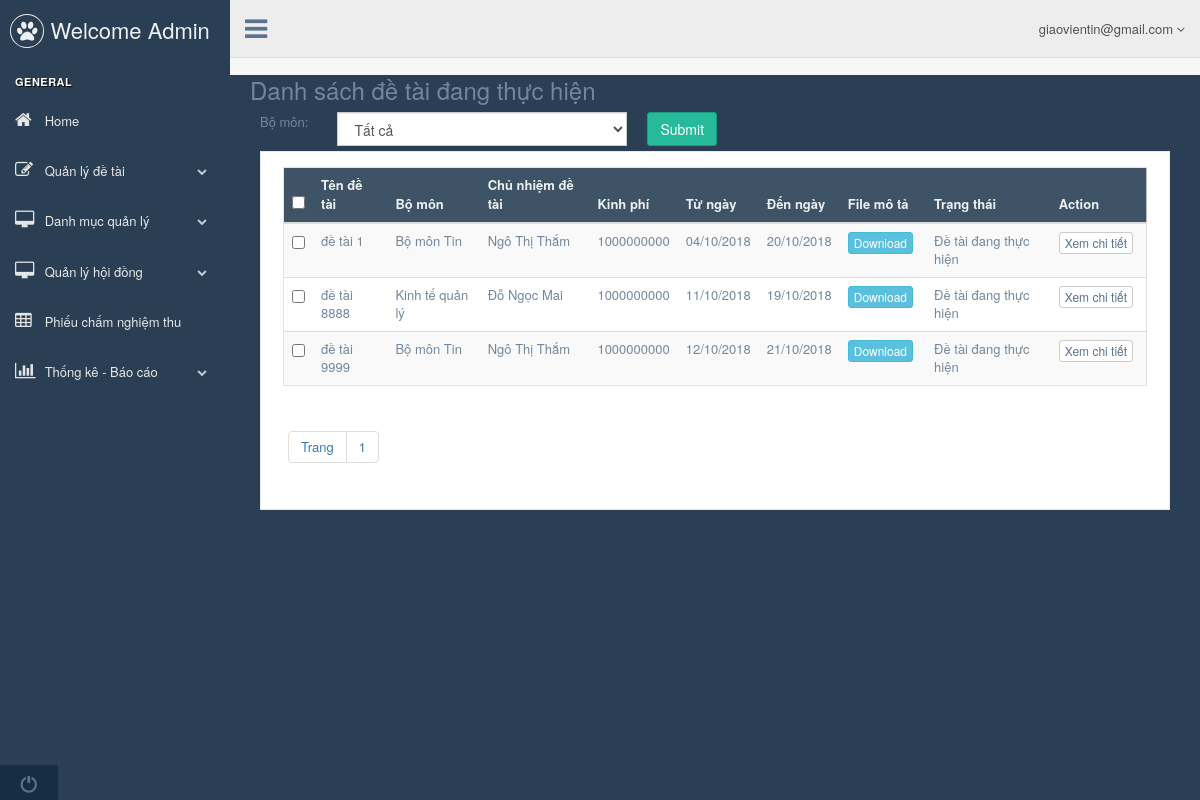
The app's page /admin.php?controller=detaidangthuchien (signed in) with its own data.
### tables this page shows
CREATE TABLE `tbl_detai` (
  `pk_madetai_id` int(11) NOT NULL,
  `fk_user_id` int(11) NOT NULL,
  `fk_user_hoi_dong` int(11) NOT NULL,
  `c_tendetai` varchar(500) NOT NULL,
  `c_noidungnghiencuu` varchar(1000) NOT NULL,
  `c_kinhphi` float NOT NULL,
  `c_tungay` date NOT NULL,
  `c_denngay` date NOT NULL,
  `c_trangthai` int(11) NOT NULL,
  `file_mo_ta` text NOT NULL
);

CREATE TABLE `tbl_bomon` (
  `pk_mabomon_id` int(11) NOT NULL,
  `c_tenbomon` varchar(500) NOT NULL,
  `c_truongbomon` varchar(500) NOT NULL,
  `fk_user_id` int(11) NOT NULL
);

CREATE TABLE `tbl_user` (
  `pk_user_id` int(11) NOT NULL,
  `c_fullname` varchar(500) NOT NULL,
  `fk_mabomon_id` int(11) NOT NULL,
  `c_hocham` varchar(500) NOT NULL,
  `c_hocvi` varchar(500) NOT NULL,
  `c_ngaysinh` date NOT NULL,
  `c_diachi` varchar(500) NOT NULL,
  `c_sdt` int(11) NOT NULL,
  `c_email` varchar(500) NOT NULL,
  `c_password` varchar(500) NOT NULL,
  `UserType` int(11) NOT NULL
);

### admin.php (called while the page is built, shortened)
<?php
	include "config.php";
	include "model/model.php";
	if(isset($_SESSION["SS_USER"]) == false)
		include "controller/backend/controller_login.php";
	else{
		include "view/backend/master.php";
	}
 ?>

### model/model.php (called while the page is built, shortened)
<?php
	class model{
		public function get_all($sql){
			global $db;
			$result = mysqli_query($db,$sql);
			$arr = array();
			while($rows = mysqli_fetch_object($result))
				$arr[] = $rows;
			return $arr;
		}
		public function get_a_record($sql){
			global $db;
			$result = mysqli_query($db,$sql);
			$rows = mysqli_fetch_object($result);
			return $rows;
		}
		public function num_rows($sql){
			global $db;
			$result = mysqli_query($db,$sql);
			return mysqli_num_rows($result);
		}
	}
 ?>

### view/backend/view_detaidangthuchien.php (the view, shortened to what this page needs)
<div class="right_col" role="main">
  <div class="">
    <div class="page-title">
      <div class="title_left">
        <h3>Danh sách đề tài đang thực hiện</h3>
      </div>
      <form method="post" enctype="multipart/form-data" action="<?php echo $form_action; ?>">
        <div class="clearfix"></div>
        <div class="control-label col-md-0 col-sm-1 col-xs-12">Bộ môn:</div>
        <div class="col-md-4 col-sm-4 col-xs-12" >
          <select class="form-control" name="bomon" id="bomon">
            <option value="0">Tất cả</option>
             <?php
                $bomon = $this->model->get_all("select * from tbl_bomon order by pk_mabomon_id desc");
               ?>
          </select>
        </div>
        <div class="control-label col-md-0 col-sm-1 col-xs-12">
          <button type="submit" name="Process" value="Process" class="btn btn-success">Submit</button>
        </div>
      </form>
      <div class="col-md-12 col-sm-12 col-xs-12">
        <div class="x_panel">
          <div class="x_content">
            <div class="table-responsive">
              <table class="table table-striped jambo_table bulk_action">
                <thead>
                  <tr class="headings">
                    <th>
                      <input type="checkbox" id="check-all" class="flat">
                    </th>
                    <th class="column-title">Tên đề tài </th>
                    <th class="column-title">Bộ môn </th>
                    <th class="column-title">Chủ nhiệm đề tài </th>
                    <th class="column-title">Kinh phí </th>
                    <th class="column-title">Từ ngày </th>
                    <th class="column-title">Đến ngày </th>
                    <th class="column-title">File mô tả </th>
                    <th class="column-title">Trạng thái </th>
                    <th class="column-title">Action </th>
                  </tr>
                </thead>
                <tbody>
                <?php foreach($arr as $rows): ?>
                  <tr class="even pointer">
                    <td class="a-center ">
                      <input type="checkbox" class="flat" name="table_records">
                    </td>
                    <td class=" "><?php echo $rows->c_tendetai; ?></td>
                     <td class=" ">
                      <?php
                        $bomon = $this->model->get_a_record("select c_tenbomon from tbl_bomon where pk_mabomon_id={$rows->fk_mabomon_id}");
                        echo isset($bomon->c_tenbomon)?$bomon->c_tenbomon:"";
                      ?>
                    </td>
                    <td class=" ">
                      <?php
                        $item = $this->model->get_a_record(" select * from tbl_user where pk_user_id =".$rows->fk_user_id);
                      echo (isset($item)&&$item != null && (isset($item->c_fullname))?$item->c_fullname:"");
                      ?>
                    </td>
                    <td class=" "><?php echo $rows->c_kinhphi; ?></td>
                    <td class=" ">
                    	<?php
							           $date = date_create($rows->c_tungay);
							           echo date_format($date,"d/m/Y");
						          ?>
                    </td>
                    <td class=" ">
                      <?php
                        $date = date_create($rows->c_denngay);
                        echo date_format($date,"d/m/Y");
                      ?>
                    </td>
                    <td class=" "><button type="button" class="btn btn-info btn-xs"><a href="<?php echo $rows->file_mo_ta; ?>" style="color: white;">Download</a></button></td>
                    <td class=" ">
                      <?php
                        if($rows->c_trangthai == 2)
                          echo "Đề tài đang thực hiện";
                        else if($rows->c_trangthai == 3)
                          echo "Đề tài hoàn thành";
                        else if($rows->c_trangthai == 4)
                          echo "Đề tài bị hủy";
                      ?>
                    </td>
                    <td class=" last">
                      <button type="button" class="btn btn-default btn-xs"><a id="btn_xemchitiet" onclick="xemChiTiet().call(this);" href="admin.php?controller=chitiet_detaidangthuchien&act=xem&id=<?=$rows->pk_madetai_id?>">Xem chi tiết</a></button>
                    </td>
                  </tr>
                <?php endforeach; ?>
                </tbody>
              </table>
	          	<div class="card-footer" style="padding:5px !important">
					<ul class="pagination">
						<li class="page-item"><a class="page-link" href="#">Trang</a></li>
					<?php for($i=1; $i<=$num_page; $i++): ?>
						<li class="page-item"><a class="page-link" href="admin.php?controller=detaidangthuchien&p=<?php echo $i; ?>"><?php echo $i; ?></a></li>
					<?php endfor; ?>
					</ul>
				</div>
            </div>
          </div>
        </div>
      </div>
    </div>
  </div>
</div>

### records on screen
tbl_detai: c_tendetai "đề tài 1", tbl_bomon.c_tenbomon "Bộ môn Tin", fk_user.c_fullname "Ngô Thị Thắm", c_kinhphi "1000000000", c_tungay "04/10/2018", c_denngay "20/10/2018", c_trangthai "Đề tài đang thực hiện"
tbl_detai: c_tendetai "đề tài 8888", tbl_bomon.c_tenbomon "Kinh tế quản lý", fk_user.c_fullname "Đỗ Ngọc Mai", c_kinhphi "1000000000", c_tungay "11/10/2018", c_denngay "19/10/2018", c_trangthai "Đề tài đang thực hiện"
tbl_detai: c_tendetai "đề tài 9999", tbl_bomon.c_tenbomon "Bộ môn Tin", fk_user.c_fullname "Ngô Thị Thắm", c_kinhphi "1000000000", c_tungay "12/10/2018", c_denngay "21/10/2018", c_trangthai "Đề tài đang thực hiện"

### other values on screen
$_SESSION["SS_USER"]->c_email "giaovientin@gmail.com"
